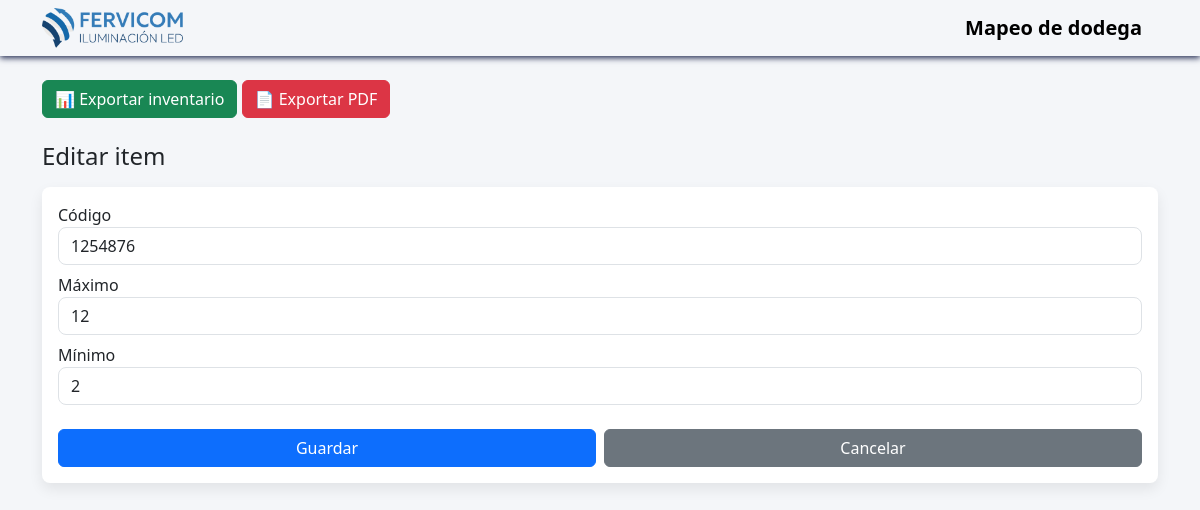
Page /items/2/editar on the earlier database version.
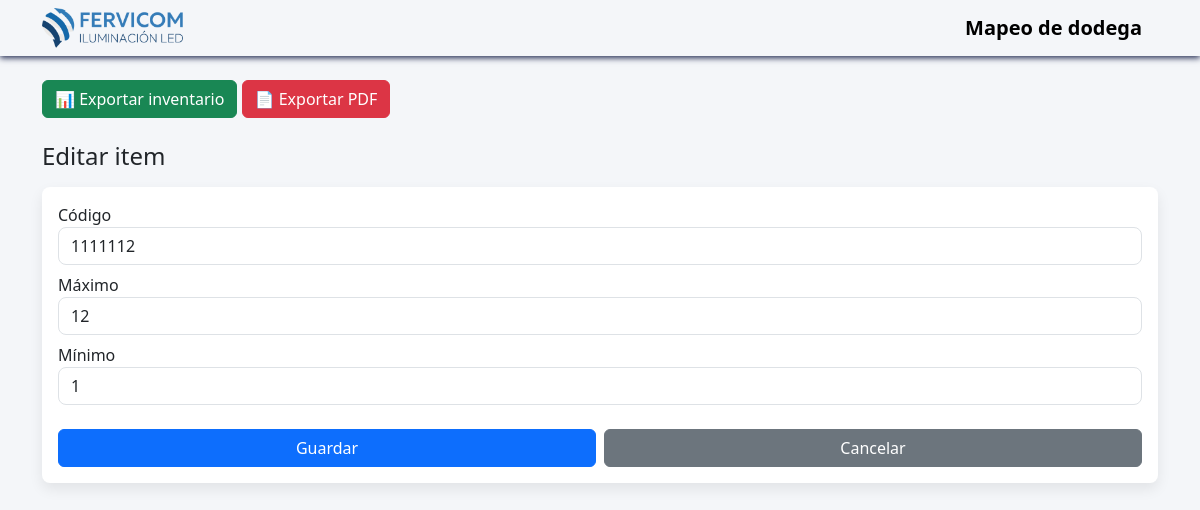
Same page on the later database version.
### models.py (models this page shows, shortened)
class Item(db.Model):
    __tablename__ = "items"
    id = db.Column(db.Integer, primary_key=True)
    codigo = db.Column(db.String(50), unique=True, nullable=False)
    division = db.Column(db.Integer, nullable=False)
    maximo = db.Column(db.Integer)
    minimo = db.Column(db.Integer)
    entrepano_id = db.Column(
        db.Integer,
        db.ForeignKey("entrepanos.id"),
        nullable=False
    )
    entrepano = db.relationship(
        "Entrepano",
        back_populates="items"
    )

### app.py (the view, shortened to what this page needs)
@app.route("/items/<int:item_id>/editar", methods=["GET", "POST"])
def editar_item(item_id):
    item = Item.query.get_or_404(item_id)
    return render_template("editar-item.html", item=item)

### templates/editar-item.html
{% extends "base.html" %}
{% block content %}
<h4 class="mb-3">Editar item</h4>
<form method="POST" class="card p-3">
    <div class="mb-2">
        <label>Código</label>
        <input
            name="codigo"
            type="text"
            maxlength="7"
            oninput="this.value = this.value.replace(/[^0-9]/g, '')"
            inputmode="numeric"
            class="form-control"
            value="{{ item.codigo }}"
            required
        >
    </div>
    <div class="mb-2">
        <label>Máximo</label>
        <input
            type="text"
            name="maximo"
            maxlength="7"
            inputmode="numeric"
            pattern="[0-9]+"
            class="form-control"
            value="{{ item.maximo }}"
            required
        >
    </div>
    <div class="mb-2">
        <label>Mínimo</label>
        <input
            type="text"
            name="minimo"
            maxlength="7"
            inputmode="numeric"
            pattern="[0-9]+"
            class="form-control"
            value="{{ item.minimo }}"
            required
        >
    </div>
    <div class="d-flex gap-2 mt-3">
        <button class="btn btn-primary w-50">
            Guardar
        </button>
        <a
            href="{{ url_for('detalle_entrepano', entrepano_id=item.entrepano.id) }}"
            class="btn btn-secondary w-50"
        >
            Cancelar
        </a>
    </div>
</form>
{% endblock %}

Differences in the rows shown:
changed Item: codigo "1254876" → "1111112"; minimo "2" → "1"
